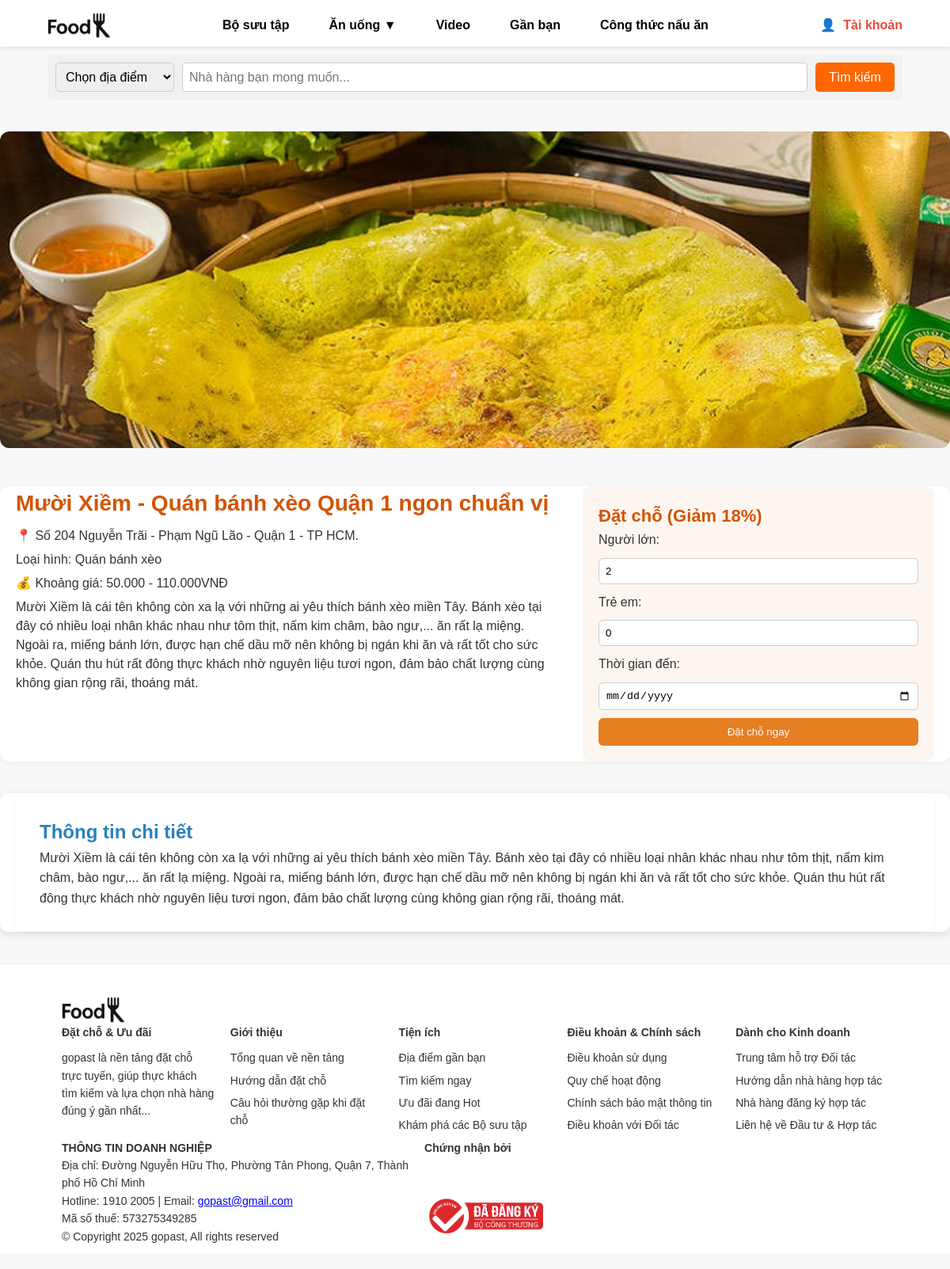
The app's page /an_uongV2.php?id=28 with its own data.
### tables this page shows
CREATE TABLE `diadiem_anuong` (
  `id` int(11) NOT NULL,
  `ten` varchar(255) NOT NULL,
  `dia_chi` text NOT NULL,
  `loai_hinh` varchar(100) DEFAULT NULL,
  `khoang_gia` varchar(100) DEFAULT NULL,
  `mo_ta` text DEFAULT NULL,
  `hinh_anh` varchar(255) DEFAULT NULL,
  `ngay_them` timestamp NOT NULL DEFAULT current_timestamp()
);

### an_uongV2.php (the view, shortened to what this page needs)
<?php
require_once 'config/database.php';
$diadiem_id = isset($_GET['id']) ? (int)$_GET['id'] : 0;
$sql_diadiem = "SELECT * FROM diadiem_anuong WHERE id = ?";
$stmt = $conn->prepare($sql_diadiem);
$stmt->execute([$diadiem_id]);
$diadiem = $stmt->fetch(PDO::FETCH_ASSOC);
include_once 'includes/header.php';
?>
<!DOCTYPE html>
<html lang="vi">
<head>
</head>
<body>
    <div class="diadiem-banner" style="max-width:1235px; margin:0 auto;">
        <img src="<?php echo htmlspecialchars($diadiem['hinh_anh']); ?>" alt="<?php echo htmlspecialchars($diadiem['ten']); ?>" style="width:100%; max-height:400px; object-fit:cover; border-radius:12px;" />
    </div>
    <div class="info-booking-container" style="max-width:1235px; margin:40px auto; padding:0 20px;">
        <div class="diadiem-info">
            <h2><?php echo htmlspecialchars($diadiem["ten"]); ?></h2>
            <p>📍 <?php echo htmlspecialchars($diadiem["dia_chi"]); ?></p>
            <p>Loại hình: <?php echo htmlspecialchars($diadiem["loai_hinh"]); ?></p>
            <p>💰 Khoảng giá: <?php echo htmlspecialchars($diadiem["khoang_gia"]); ?></p>
            <p><?php echo nl2br(htmlspecialchars($diadiem["mo_ta"])); ?></p>
        </div>
        <div class="booking-section">
            <h3>Đặt chỗ (Giảm 18%)</h3>
            <form method="POST" action="">
                <label>Người lớn:</label>
                <input type="number" name="adults" value="2" />
                <label>Trẻ em:</label>
                <input type="number" name="children" value="0" />
                <label>Thời gian đến:</label>
                <input type="date" name="date" />
                <button type="submit">Đặt chỗ ngay</button>
            </form>
        </div>
    </div>
    <div class="content-container">
        <div class="content-section">
            <h2>Thông tin chi tiết</h2>
            <p><?php echo nl2br(htmlspecialchars($diadiem['mo_ta'])); ?></p>
        </div>
    </div>
<?php include_once 'includes/footer.php'; ?>
</body>
</html>

### static/Lv2/css/header.css (style rules this page uses)
* { margin: 0; padding: 0; box-sizing: border-box; }
body { font-family: Arial, sans-serif; background-color: #f8f8f8; }
img { width: 100%; height: 100%; object-fit: contain; }
html, body { height: 100%; margin: 0; }

### assets/css/style.css (style rules this page uses)
* { margin: 0; padding: 0; box-sizing: border-box; }
body { font-family: Arial, sans-serif; background-color: #fff; }

### assets/css/login.css (style rules this page uses)
body { font-family: Arial, sans-serif; margin: 0; padding: 0; background-color: #f8f8f8; }

### assets/css/forgot.css (style rules this page uses)
body { font-family: Arial, sans-serif; margin: 0; padding: 0; background-color: #f8f8f8; }

### assets/css/register.css (style rules this page uses)
body { font-family: Arial, sans-serif; margin: 0; padding: 0; background-color: #f8f8f8; }

### assets/css/CongThucV2.css (style rules this page uses)
* { box-sizing: border-box; margin: 0; padding: 0; }
body { font-family: "Poppins", sans-serif; background-color: #f5f5f5; color: #333; line-height: 1.6; }

### static/Lv2/css/style_anuong.css (style rules this page uses)
body { font-family: sans-serif; margin: 0; padding: 0; }

### static/Lv2/css/style_congthuc.css (style rules this page uses)
body { font-family: "Segoe UI", "Arial", sans-serif; margin: 0; padding: 0; line-height: 1.6; background-color: #f5f5f5; color: #333; }

### static/Lv2/css/style_video.css (style rules this page uses)
* { box-sizing: border-box; margin: 0; padding: 0; }
html, body { margin: 0; padding: 0; }
body { font-family: "Segoe UI", "Arial", sans-serif; margin: 0; padding: 0; line-height: 1.6; background-color: #f5f5f5; color: #333; }
.content-container { max-width: 1200px; margin: 0 auto; padding: 20px; background-color: #ffffff; border-radius: 10px; box-shadow: 0 4px 12px rgba(0, 0, 0, 0.1); }

### an_uongV2.php (style rules this page uses)
body { font-family: Arial, sans-serif; margin: 0; background: #f8f8f8; color: #333; }
h2, h3 { color: #d35400; }
.diadiem-banner img { border-radius: 12px; }
.info-booking-container { display: flex; flex-wrap: wrap; gap: 40px; background: #fff; padding: 30px; border-radius: 12px; box-shadow: 0 2px 10px rgba(0,0,0,0.05); }
.diadiem-info { flex: 1 1 55%; }
.diadiem-info h2 { margin-top: 0; font-size: 28px; }
.diadiem-info p { margin: 6px 0; line-height: 1.5; }
.booking-section { flex: 1 1 35%; background: #fdf6f0; padding: 20px; border-radius: 12px; }
.booking-section h3 { margin-top: 0; font-size: 22px; }
.booking-section form { display: flex; flex-direction: column; gap: 10px; }
.booking-section input[type="number"], .booking-section input[type="date"] { padding: 8px; border: 1px solid #ccc; border-radius: 6px; }
.booking-section button { padding: 10px; background-color: #e67e22; color: white; border: none; border-radius: 6px; cursor: pointer; transition: background-color 0.3s; }
.content-container { max-width: 1235px; margin: 40px auto; padding: 0 20px; }
.content-section { background: #fff; padding: 30px; border-radius: 12px; margin-bottom: 30px; box-shadow: 0 1px 6px rgba(0,0,0,0.04); }
.content-section h2 { margin-top: 0; font-size: 24px; color: #2980b9; }
.content-section p { font-size: 16px; line-height: 1.6; }

### records on screen
diadiem_anuong: hinh_anh (picture), ten "Mười Xiềm - Quán bánh xèo Quận 1 ngon chuẩn vị", dia_chi "Số 204 Nguyễn Trãi - Phạm Ngũ Lão - Quận 1 - TP HCM.", loai_hinh "Quán bánh xèo", khoang_gia "50.000 - 110.000VNĐ", mo_ta "Mười Xiềm là cái tên không còn xa lạ với những ai yêu thích bánh xèo miền Tây. Bánh xèo tại đây có nhiều loại nhân khác nhau như tôm thịt, nấm kim châm, bào ngư,... ăn rất lạ miệng. Ngoài ra, miếng bánh lớn, được hạn chế dầu mỡ nên không bị ngán khi ăn và rất tốt cho sức khỏe. Quán thu hút rất đông thực khách nhờ nguyên liệu tươi ngon, đảm bảo chất lượng cùng không gian rộng rãi, thoáng mát."
